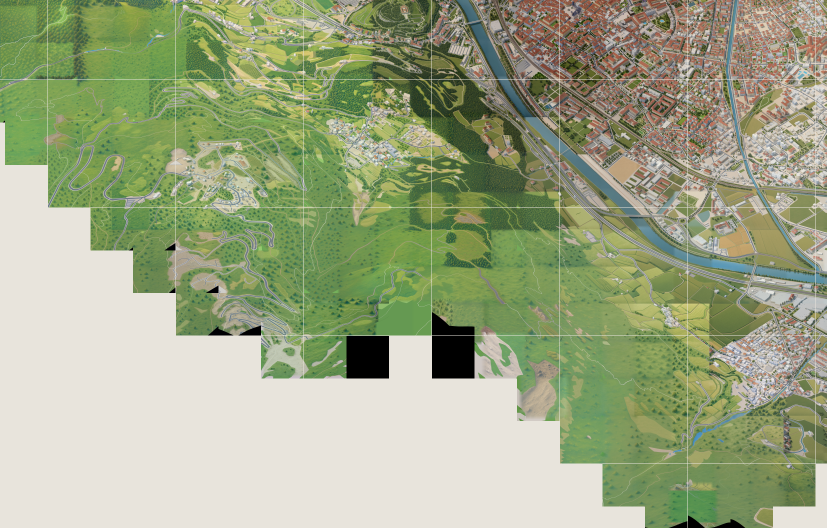
#> input picture paint-test/cmp11/Z3-before.png, 1653 x 1056 px, given in place of Z4-before.png.png, which was not available (shown at 1/2 size)
$ python dedot.py ../paint-test/cmp11/Z3-before.png ../paint-test/cmp11/Z4-before.png
#> lines starting #> are read from the running program, lines starting #| are printed output that depends on the picture; after the words box and inside, x2 and y2 are one past the last pixel; in counts of white or black regions, pixels touching at a corner belong together
# usage: dedot.py <area> <w> : fill isolated near-black blobs (200..3000 px, model's black tree-marker dots) with the median of their surroundings; original in archive/predot
import sys,os,shutil, numpy as np
from PIL import Image
from scipy import ndimage as nd
a,w=sys.argv[1],sys.argv[2]; D=f'data/derived/{a}'; f=f'{D}/windows/{w}.png'
os.makedirs(f'{D}/archive/predot',exist_ok=True); shutil.copy(f,f'{D}/archive/predot/{w}.png')
im=np.asarray(Image.open(f).convert('RGBA')).copy(); m=im[...,:3].astype(int).sum(2)<70
#> after `m = im[..., :3].astype(int).sum(2) < 70`:
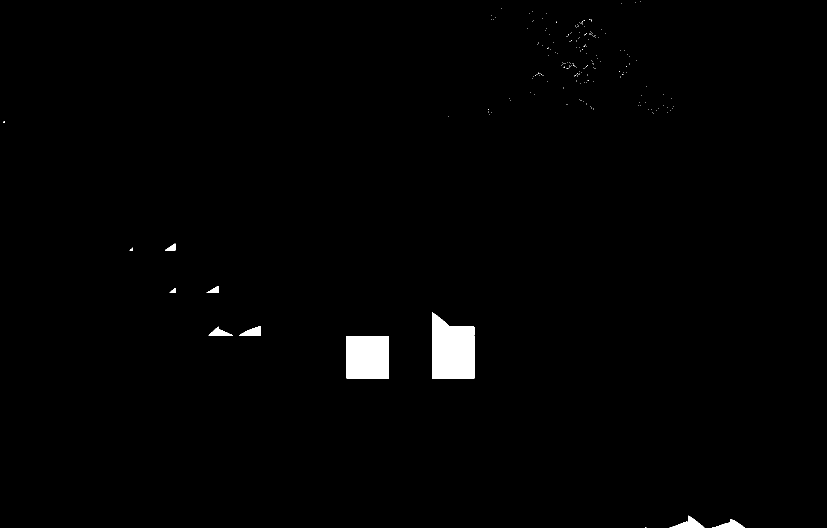
#> m: shape (1056, 1653) bool (shown at 1/2 size); 1.1% white; 207 white regions (195 under 20 px), largest, box (x1, y1, x2, y2) and area: (693, 672, 778, 757) 7225, (864, 672, 949, 757) 7225, (864, 625, 949, 671) 2087
lab,n=nd.label(m); n_fix=0
#> after `lab, n = nd.label(m)`: lab: shape (1056, 1653) int32; 226 distinct labels, from 0 to 225
#> after `lab, n = nd.label(m)`: n = 225
for k in range(1,n+1):
  c=lab==k; s=c.sum()
  if not 200<s<3000: continue
  ys,xs=np.where(c)
  if (xs.max()-xs.min())>90 or (ys.max()-ys.min())>90: continue
  c=nd.binary_dilation(c,iterations=4); r=nd.binary_dilation(c,iterations=6)&~c
  im[c,:3]=np.median(im[r,:3],axis=0); n_fix+=1
#> this loop made 225 passes
#> s on passes 1 to 3: 1, 1, 1
#> pass 1, `c = lab == k`:
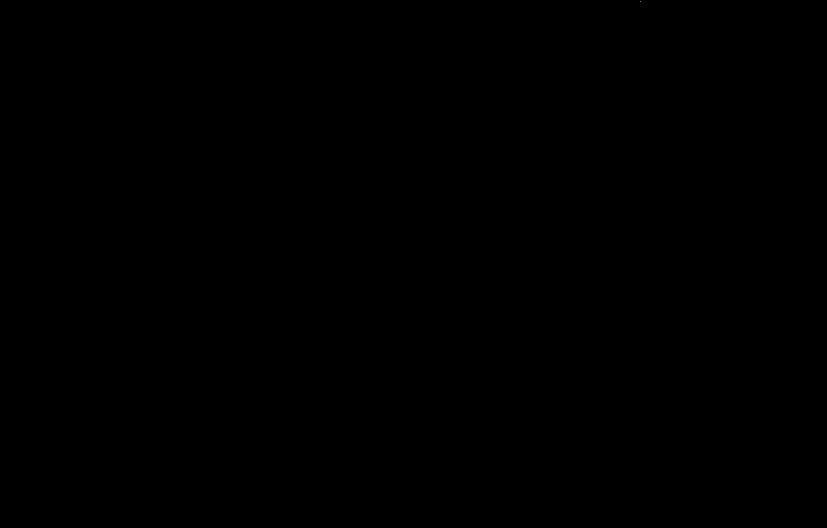
#> c: shape (1056, 1653) bool (shown at 1/2 size); 0% white in thin lines or dots, all inside (x1, y1, x2, y2) = (1281, 2, 1282, 3)
#> after the loop: c: shape (1056, 1653) bool; 0% white in thin lines or dots, all inside (x1, y1, x2, y2) = (1290, 1055, 1293, 1056)
#> after the loop:
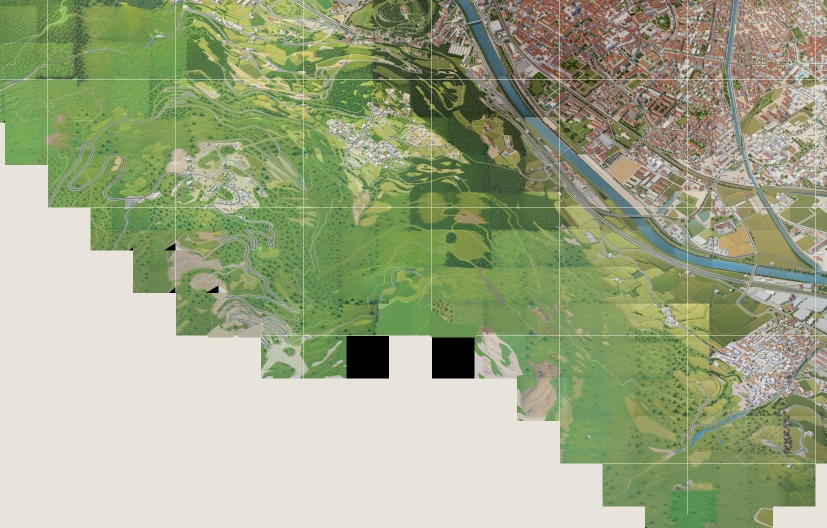
#> im: shape (1056, 1653, 4) (shown at 1/2 size); mean R, G, B, A 157.6, 167.5, 133, 255
#> after the loop, n_fix = 6
Image.fromarray(im).save(f); print('dedot',w,n_fix)
#| dedot ../paint-test/cmp11/Z4-before.png 6
